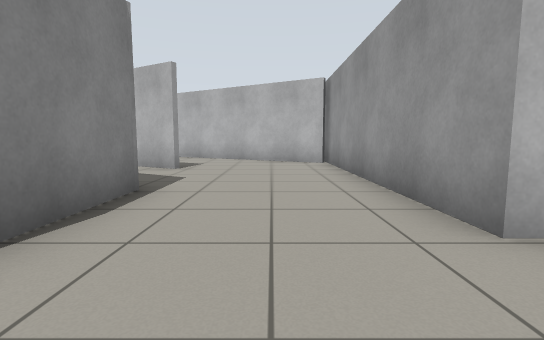
view 1 (above)

13 first-person views from a walk through a Gazebo world. The camera is 0.72 m above the floor, tilts 6° down and sees 85° across. The floor is counted in squares, 1 m on a side. Each view is taken from the middle of a square. On the plan, view 1 faces up. The plan holds only what a view shows up to about 10 squares ahead; the rest is blank.

view 2
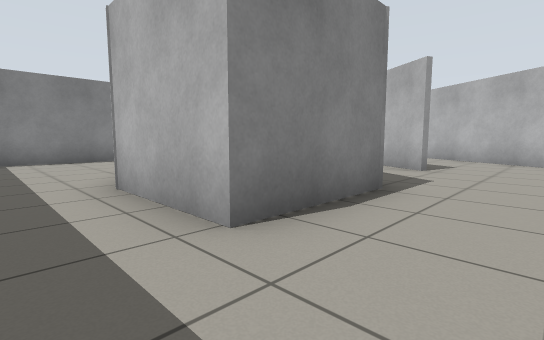

view 3
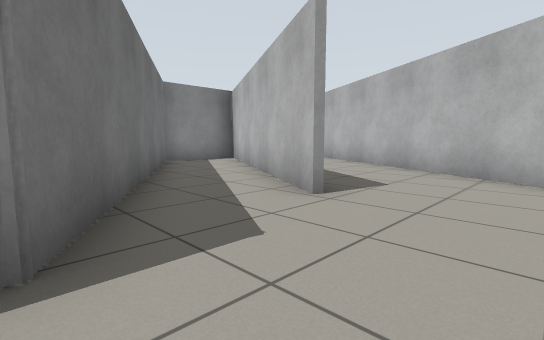

view 4
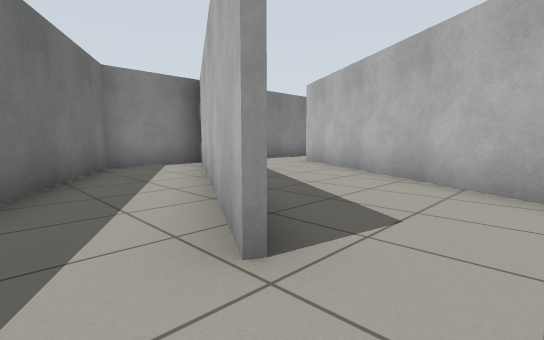

view 5
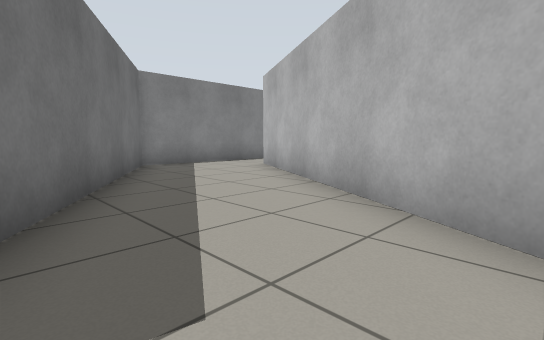

view 6
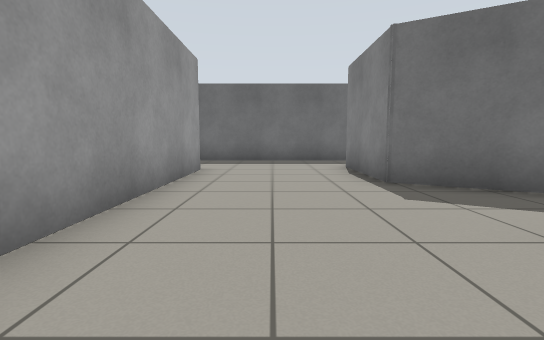

view 7
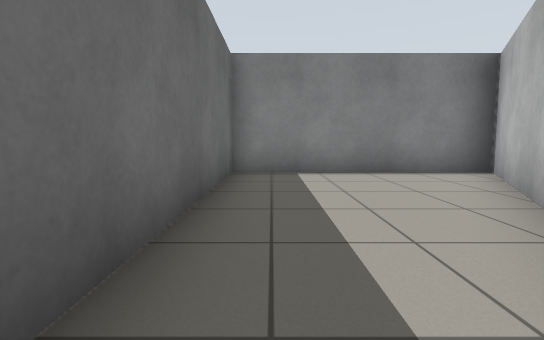

view 8
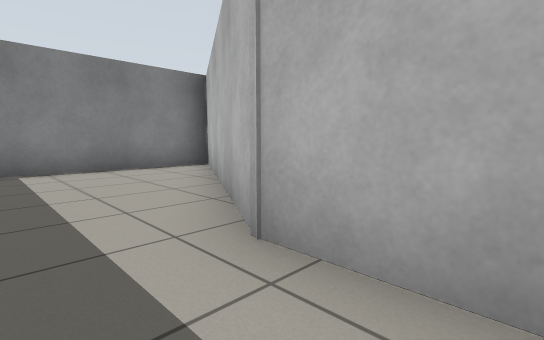

view 9
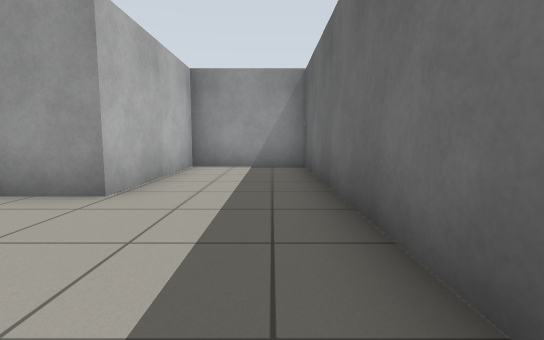

view 10
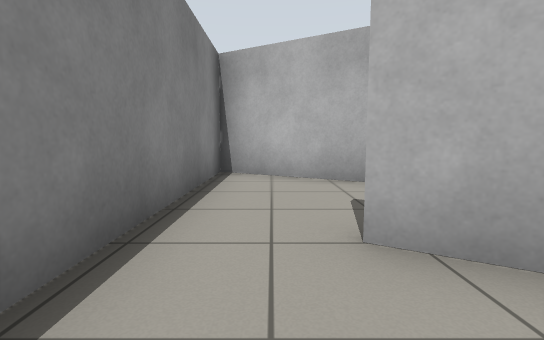

view 11
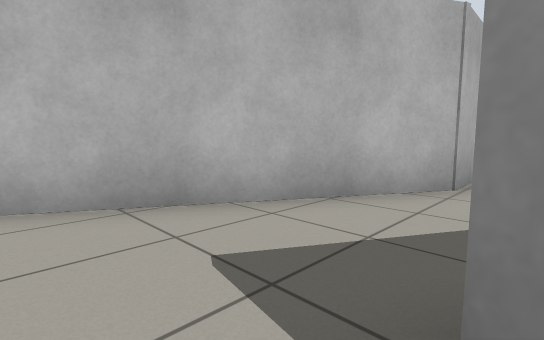

view 12
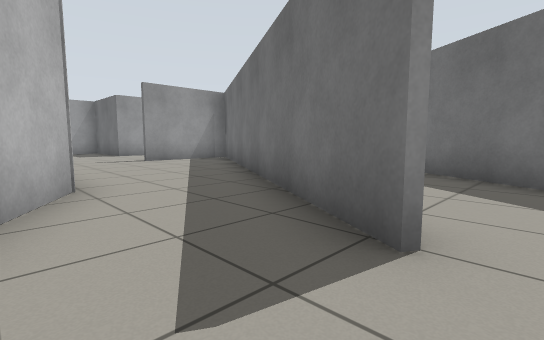

view 13
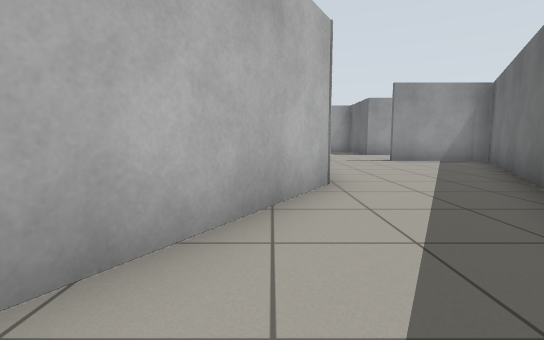

### Floor plan
Ten units are one square. View 1 is at (0, 0); x grows to the right and y downward. Boxes are objects, and circles mark ways between rooms. Rooms are numbered by the first view taken in them; rooms with no view inside come last. Other rooms are left out.
<svg viewBox="-109 -190 172 204">
<path fill="none" stroke="#000" d="M-41 -54 -19 -41 -19 -14 -46 -14 -104 -48 -104 9 -49 9M-25 9 58 9 58 -21 17 -21 17 -101M16 -88 -29 -114M-29 -114 -74 -140M-92 -112 -37 -81M-91 -135 -91 -83M-73 -141 -62 -135M-50 -161 -91 -185 -91 -135M-23 -71 -91 -110M-91 -83 -41 -54"/>
<circle cx="-30" cy="-100" r="3" fill="#2a7"/>
<circle cx="-80" cy="-130" r="3" fill="#2a7"/>
<text x="-10" y="-30">1</text>
<text x="-60" y="-120">2</text>
<text x="-70" y="-160">3</text>
<text x="-40" y="-70">4</text>
</svg>
Room 1 opens to room 2. Room 2 opens to room 3.

Where each view was taken, in squares from view 1:
view 1: 0 up, 0 right, facing up
view 2: 0 up, 0 right, facing up-left
view 3: 4 up, 0 right, facing up-left
view 4: 6 up, 1 left, facing up-left
view 5: 8 up, 1 left, facing up-left
view 6: 9 up, 0 right, facing down
view 7: 0 up, 4 left, facing left
view 8: 0 up, 3 left, facing up-left
view 9: 0 up, 2 left, facing right
view 10: 12 up, 8 left, facing up
view 11: 14 up, 8 left, facing up-right
view 12: 16 up, 8 left, facing down-right
view 13: 16 up, 8 left, facing right
